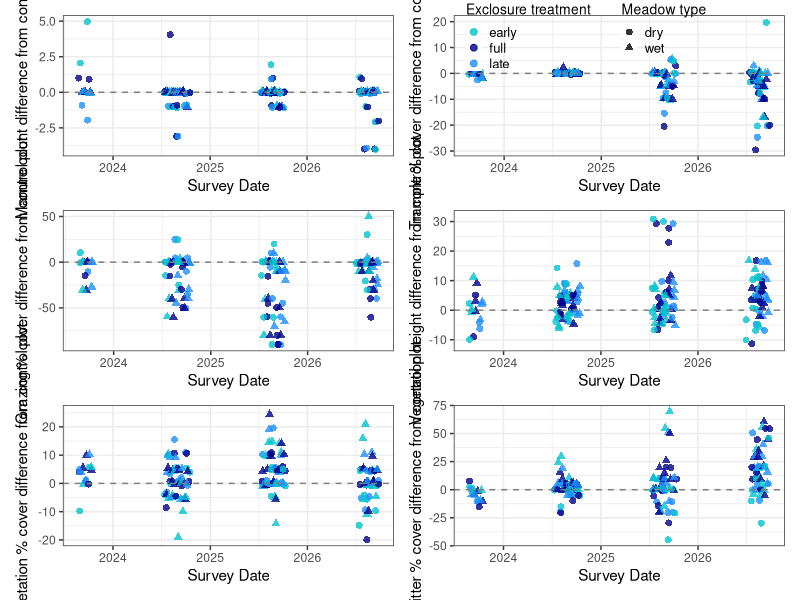
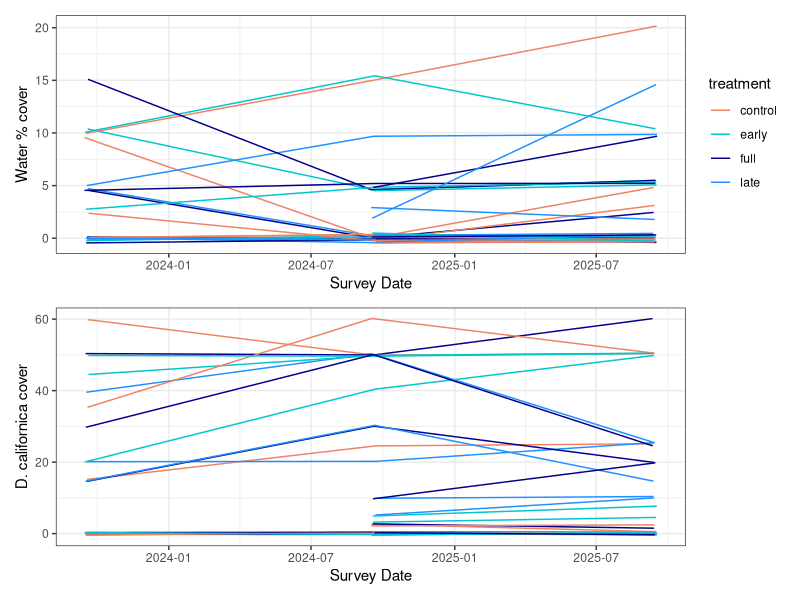
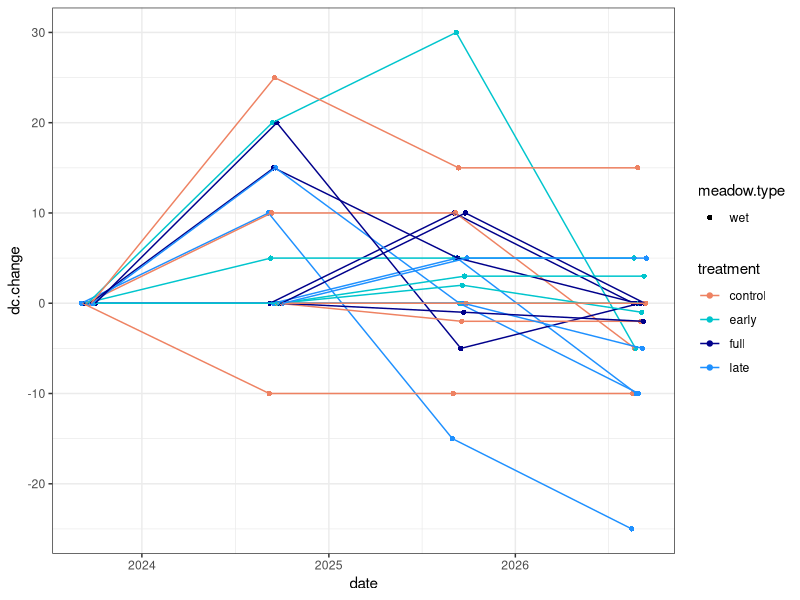
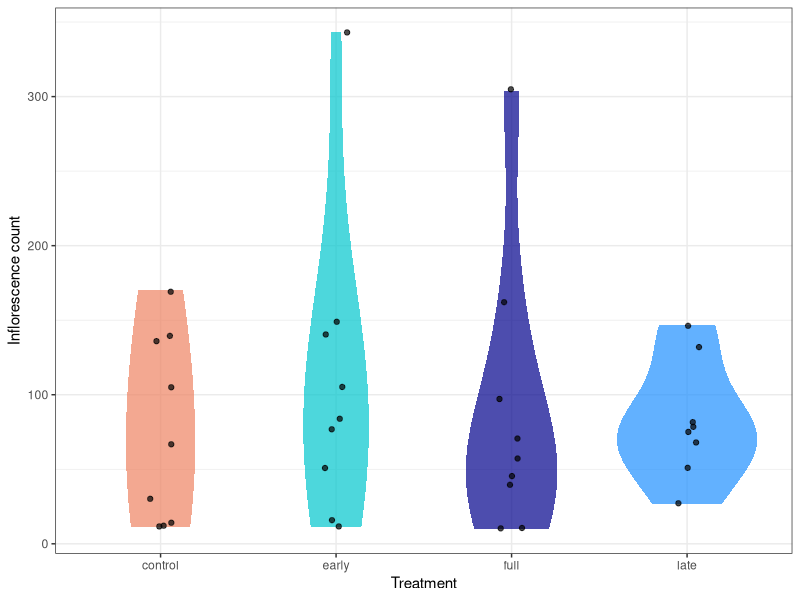
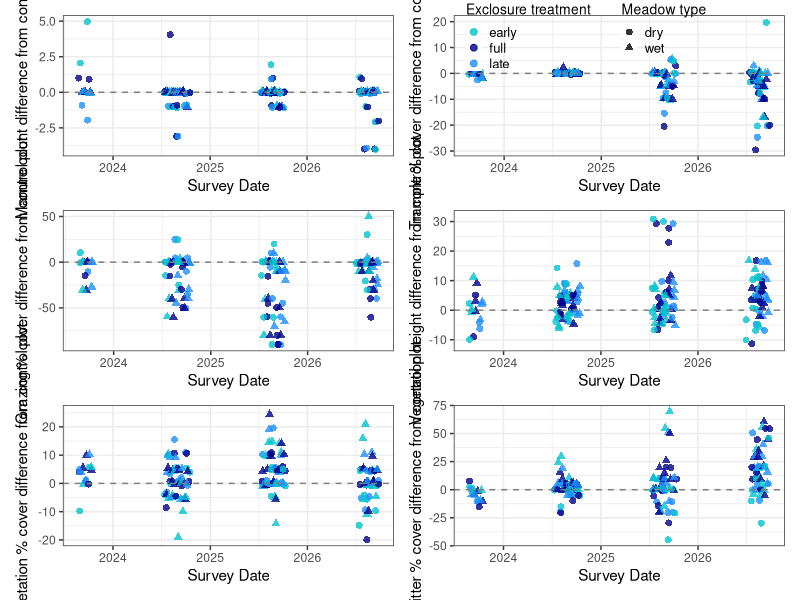
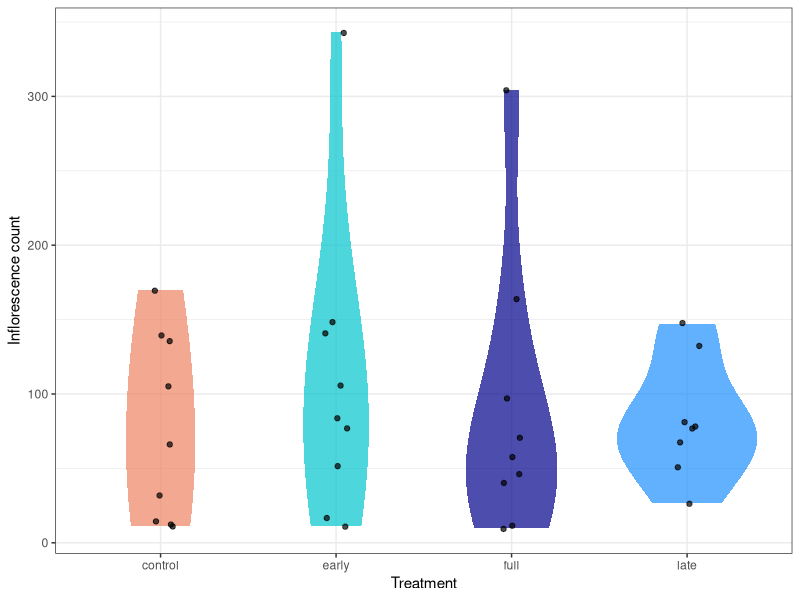

The R source for these figures, in order: (Note: this script raises an error after producing the figures.)
## ---- chunk 1
library(tidyverse)
library(lubridate)
library(lme4)
library(glmmTMB)
library(emmeans)
library(patchwork)

# list of wet meadow vs dry meadow blocks
wet.blocks <- c(2, 3, 5, 6, 8)

cattle.ex <- read.csv("data/SRWC-cattle-exclosure_post-treatment_2026-09-04.csv") %>%
  rename_with(tolower) %>%
  rename(manure.count = x..cowpies, 
         grazed.perc = x..grazed, 
         height.1 = height.1..cm.) %>%
  separate_wider_delim(plot, " ", names = c("position", "treatment")) %>%
  mutate(date = as.Date(date, "%m/%d/%y"),
         plot = paste0(block, position),
         height.mean = (height.1 + height.2 + height.3 + height.4)/4,
         meadow.type = case_when(
           block %in% wet.blocks ~ "wet", 
           TRUE ~ "dry"),
         trample.both = case_when(  # split hoof punch and trampling in 2026, not in previous years
           is.na(hoof_punch) ~ trample,
           TRUE ~ trample + hoof_punch
         ),
         year = year(date),
         timing = case_when(
           month(date) == 9 ~ "end of season",
           month(date) == 8 & day(date) == 31 ~ "end of season",
           TRUE ~ "mid season"
         ),
         watershed = case_when(
           block %in% 1:5 ~ "CM", 
           block %in% 6:9 ~ "RF",
           TRUE ~ NA
         )
  )



# compare versus control in each plot at each time step for height, veg.cover, 
# animal.trample, water, darlingtonia, grazed.perc
cattle.control <- cattle.ex %>%
  group_by(block, date) %>%
  mutate(
    height.control = height.mean[treatment == "control"][1],
    height.diff = height.mean - height.control,
    
    veg.control = veg.cover[treatment == "control"][1],
    veg.diff = veg.cover - veg.control,
    
    litter.control = litter[treatment == "control"][1],
    litter.diff = litter - litter.control,
    
    trample.control = trample.both[treatment == "control"][1],
    trample.diff = trample.both - trample.control,
    
    water.control = water[treatment == "control"][1],
    water.diff = water - water.control,
    
    dc.control = darlingtonia[treatment == "control"][1],
    dc.diff = darlingtonia - dc.control,
    
    grazed.control = grazed.perc[treatment == "control"][1],
    grazed.diff = grazed.perc - grazed.control,
    
    manure.control = manure.count[treatment == "control"][1],
    manure.diff = manure.count - manure.control
  ) %>%
  ungroup()

# Compare to first year data, September visit only for now
# add water for this too?
cattle.change <- cattle.ex %>% 
  filter(timing == "end of season") %>%
  group_by(plot) %>%
  mutate(
    first.date = min(date),
    dc.start = darlingtonia[date == first.date][1],
    dc.change = darlingtonia - dc.start
  )

  
## ---- chunk 2

treat.cols.3 <- c("turquoise3","darkblue","dodgerblue")
treat.cols.4 <- c("salmon2", "turquoise3","darkblue","dodgerblue")

# trampling impact compared to control
p.trample <- cattle.control %>% 
  filter(treatment %in% c("early", "late", "full")) %>%
  ggplot(aes(x = date, y = trample.diff, 
             color = treatment, shape = meadow.type, 
             group = plot)) +
  geom_point(position = position_jitterdodge(dodge.width = 50, jitter.width = 10, jitter.height = 0.5),
             size = 2, alpha = 0.8) +
  geom_hline(yintercept = 0, color = "grey50", linetype = "dashed") +
  scale_color_manual(values = treat.cols.3, name = "Exclosure treatment") +
  scale_shape_manual(values = c(16, 17), name = "Meadow type") +
  xlab("Survey Date") +
  ylab("Trample % cover difference from control plot") +
  theme_bw() +
  theme(legend.box = "horizontal", legend.position = c(0.4, 0.85),
        legend.background = element_rect(fill = "transparent"),
        legend.title = element_text(size = 10),
        legend.text = element_text(size = 9.5),
        legend.key.size = unit(0.4, "cm")) 


# grazed percent compared to control
p.grazed <- cattle.control %>%
  filter(treatment %in% c("early", "late", "full")) %>%
  ggplot(aes(x = date, y = grazed.diff, 
             color = treatment, shape = meadow.type)) +
  geom_point(position = position_jitterdodge(dodge.width = 50, jitter.width = 10, jitter.height = 0.5),
             size = 2, alpha = 0.8) +
  geom_hline(yintercept = 0, color = "grey50", linetype = "dashed") +
  scale_color_manual(values = treat.cols.3, name = "Exclosure treatment") +
  scale_shape_manual(values = c(16, 17), name = "Meadow type") +
  xlab("Survey Date") +
  ylab("Grazing % cover difference from control plot") +
  theme_bw() +
  theme(legend.position = "none")


# veg height compared to control
p.veg.height <- cattle.control %>%
  filter(treatment %in% c("early", "late", "full")) %>%
  ggplot(aes(x = date, y = height.diff, 
             color = treatment, shape = meadow.type)) +
  geom_point(position = position_jitterdodge(dodge.width = 50, jitter.width = 10, jitter.height = 0.5),
             size = 2, alpha = 0.8) +
  geom_hline(yintercept = 0, color = "grey50", linetype = "dashed") +
  scale_color_manual(values = treat.cols.3, name = "Exclosure treatment") +
  scale_shape_manual(values = c(16, 17), name = "Meadow type") +
  xlab("Survey Date") +
  ylab("Vegetation height difference from control plot") +
  theme_bw() +
  theme(legend.position = "none")


# veg cover compared to control
p.veg.cover <- cattle.control %>% 
  filter(treatment %in% c("early", "late", "full")) %>%
  ggplot(aes(x = date, y = veg.diff, 
             color = treatment, shape = meadow.type, group = plot)) +
  geom_point(position = position_jitterdodge(dodge.width = 50, jitter.width = 10, jitter.height = 1),
             size = 2, alpha = 0.8) +
  geom_hline(yintercept = 0, color = "grey50", linetype = "dashed") +
  #  geom_line(position = position_dodge(width = 50)) +
  scale_color_manual(values = treat.cols.3, name = "Exclosure treatment") +
  scale_shape_manual(values = c(16, 17), name = "Meadow type") +
  xlab("Survey Date") +
  ylab("Vegetation % cover difference from control plot") +
  theme_bw() +
  theme(legend.position = "none")

# litter cover compared to control
p.litter <- cattle.control %>% 
  filter(treatment %in% c("early", "late", "full")) %>%
  ggplot(aes(x = date, y = litter.diff, 
             color = treatment, shape = meadow.type, group = plot)) +
  geom_point(position = position_jitterdodge(dodge.width = 50, jitter.width = 10, jitter.height = 1),
             size = 2, alpha = 0.8) +
  geom_hline(yintercept = 0, color = "grey50", linetype = "dashed") +
  #  geom_line(position = position_dodge(width = 50)) +
  scale_color_manual(values = treat.cols.3, name = "Exclosure treatment") +
  scale_shape_manual(values = c(16, 17), name = "Meadow type") +
  xlab("Survey Date") +
  ylab("Litter % cover difference from control plot") +
  theme_bw() +
  theme(legend.position = "none")


# manure count compared to control
p.manure <- cattle.control %>% 
  filter(treatment %in% c("early", "late", "full")) %>%
  ggplot(aes(x = date, y = manure.diff, 
             color = treatment, shape = meadow.type, group = plot)) +
  geom_point(position = position_jitterdodge(dodge.width = 50, jitter.width = 10, jitter.height = 0.1),
             size = 2, alpha = 0.8) +
  geom_hline(yintercept = 0, color = "grey50", linetype = "dashed") +
  #  geom_line(position = position_dodge(width = 50)) +
  scale_color_manual(values = treat.cols.3, name = "Exclosure treatment") +
  scale_shape_manual(values = c(16, 17), name = "Meadow type") +
  xlab("Survey Date") +
  ylab("Manure count difference from control plot") +
  theme_bw() +
  theme(legend.position = c("none"))

# putting plots together
p.manure + p.trample + p.grazed + p.veg.height + p.veg.cover + p.litter +
  plot_layout(nrow = 3)
ggsave(filename = "Figures/cattle-exclosures.pdf", width = 8, height = 10)




# Dc cover raw data through time
p.dc <- cattle.control %>% 
  filter(month(date) == 9) %>%
  ggplot(aes(x = date, y = darlingtonia, 
             color = treatment, shape = meadow.type, group = plot)) +
#  geom_point(position = position_dodge(width = 30)) +
  geom_line(position = position_jitter(width = 3, height = 0.5)) +
  theme_bw() +
  scale_color_manual(values = treat.cols.4) +
  xlab("Survey Date") +
  ylab("D. californica cover") +
  theme(legend.position = "none")

# water cover raw data through time
p.water <- cattle.control %>% 
  filter(month(date) == 9) %>%
  ggplot(aes(x = date, y = water, 
             color = treatment, shape = meadow.type, group = plot)) +
 # geom_point(position = position_jitter(width = 3, height = 1)) +
  geom_line(position = position_jitter(width = 3, height = 0.5)) +
  theme_bw() +
  scale_color_manual(values = treat.cols.4)  +
  xlab("Survey Date") +
  ylab("Water % cover") 

p.water / p.dc
# ggsave(filename = "Figures/cattle-exclosures_water-dc.pdf", width = 6, height = 5.5)

# Dc cover change through time
cattle.change %>%
  filter(meadow.type == "wet") %>%
  ggplot(aes(x = date, y = dc.change, 
             color = treatment, shape = meadow.type, group = plot)) +
  geom_point(position = position_dodge(width = 30)) +
  geom_line(position = position_dodge(width = 30)) +
  theme_bw() +
  scale_color_manual(values = treat.cols.4)




## ---- chunk 3
cattle.control <- cattle.control %>%
  mutate(
    trample.2 = case_when(
      trample.both == 0 ~ 0.001,
      trample.both == 100 ~ 0.999,
      TRUE ~ trample.both/100),
    
    darlingtonia.2 = case_when(
      darlingtonia == 0 ~ 0.001,
      darlingtonia == 100 ~ 0.999,
      TRUE ~ darlingtonia/100),
    
    veg.2 = case_when(
      veg.cover == 0 ~ 0.001,
      veg.cover == 100 ~ 0.999,
      TRUE ~ veg.cover/100),
    
    litter.2 = case_when(
      litter == 0 ~ 0.001,
      litter  == 100 ~ 0.999,
      TRUE ~ litter /100),
    
    water.2 = case_when(
      water == 0 ~ 0.001,
      water == 100 ~ 0.999,
      TRUE ~ water /100),
    
    grazed.2 = case_when(
      grazed.perc== 0 ~ 0.001,
      grazed.perc == 100 ~ 0.999,
      TRUE ~ grazed.perc /100)
    
  )


# grazing across meadow types and years
m.time.grazed <- glmmTMB(grazed.2 ~ treatment + meadow.type + watershed +
                            (1|date) + (1|block/plot),
                  data = cattle.control,
                  family = beta_family(link = "logit"))
summary(m.time.grazed)
emm.time.grazed <- emmeans(m.time.grazed, specs = ~ treatment,
                            type = "response")
emm.time.grazed
contrast(emm.time.grazed, method = "pairwise")

# trampling across meadow types and years
m.time.trample <- glmmTMB(trample.2 ~ treatment + meadow.type + watershed +
                            (1|date) + (1|block/plot),
                  data = cattle.control,
                  family = beta_family(link = "logit"))
summary(m.time.trample)
emm.time.trample <- emmeans(m.time.trample, specs = ~ treatment,
                            type = "response")
emm.time.trample
contrast(emm.time.trample, method = "pairwise")

# trampling split by meadow type
m.time.trample.meadow <- glmmTMB(trample.2 ~ treatment*meadow.type + (1|date) + (1|block/plot),
                  data = cattle.control,
                  family = beta_family(link = "logit"))
summary(m.time.trample.meadow) # interaction not significant

# veg height
m.time.veg <- glmmTMB(height.mean ~ treatment + meadow.type + watershed +
                            (1|date) + (1|block/plot),
                  data = cattle.control)
summary(m.time.veg)
emm.time.veg <- emmeans(m.time.veg, specs = ~ treatment,
                            type = "response")
emm.time.veg
contrast(emm.time.veg, method = "pairwise")

# veg height split by meadow type
m.time.veg.time <- glmmTMB(height.mean ~ treatment * meadow.type + 
                            (1|date) + (1|block/plot),
                  data = cattle.control)
summary(m.time.veg.time) # interaction not significant

# veg cover
m.time.veg <- glmmTMB(veg.2 ~ treatment + meadow.type + watershed +
                            (1|date) + (1|block/plot),
                  data = cattle.control,
                  family = beta_family(link = "logit"))
summary(m.time.veg)
emm.time.veg <- emmeans(m.time.veg, specs = ~ treatment,
                            type = "response")
emm.time.veg
contrast(emm.time.veg, method = "pairwise")

# litter cover
m.time.litter <- glmmTMB(litter.2 ~ treatment + meadow.type + watershed +
                            (1|date) + (1|block/plot),
                  data = cattle.control,
                  family = beta_family(link = "logit"))
summary(m.time.litter)
emm.time.litter <- emmeans(m.time.litter, specs = ~ treatment,
                            type = "response")
emm.time.litter
contrast(emm.time.litter, method = "pairwise")


# darlingtonia cover
m.time.dc <- glmmTMB(darlingtonia.2 ~ treatment + watershed + 
                       (1|date) + (1|block/plot),
                  data = filter(cattle.control, meadow.type == "wet"),
                  family = beta_family(link = "logit"))
emm.time.dc <- emmeans(m.time.dc, specs = ~ treatment)
emm.time.dc
contrast(emm.time.dc, method = "pairwise")

# water cover
m.time.water <- glmmTMB(water.2 ~ treatment + meadow.type + watershed + 
                            (1|date) + (1|block/plot),
                  data = cattle.control,
                  family = beta_family(link = "logit"))
summary(m.time.water )
emm.time.water  <- emmeans(m.time.water , specs = ~ treatment,
                            type = "response")
emm.time.water 
contrast(emm.time.water , method = "pairwise")

# manure count
m.time.manure <- glmmTMB(manure.count ~ treatment + meadow.type + watershed +
                            (1|date) + (1|block/plot),
                  data = filter(cattle.control, timing == "end of season"),
                  family = poisson(link = "log"))
summary(m.time.manure)
emm.time.manure <- emmeans(m.time.manure, specs = ~ treatment,
                            type = "response")
emm.time.manure
contrast(emm.time.manure, method = "pairwise")

# summary averages
cattle.sum <- cattle.control %>%
  group_by(treatment) %>%
  summarise(
    grazed.mean = mean(grazed.perc, na.rm = TRUE),
    trample.mean = mean(trample.both, na.rm = TRUE),
    height.mean = mean(height.mean, na.rm = TRUE),
    veg.mean = mean(veg.cover, na.rm = TRUE),
    litter.mean = mean(litter, na.rm = TRUE),
    dc.mean = mean(darlingtonia, na.rm = TRUE),
    manure.mean = mean(manure.count, na.rm = TRUE)
  )
cattle.sum

cattle.sum.2 <- cattle.control %>%
  filter(timing == "end of season") %>%
  group_by(treatment, year, watershed) %>%
  summarise(
    grazed.mean = mean(grazed.perc, na.rm = TRUE),
    trample.mean = mean(trample.both, na.rm = TRUE),
    height.mean = mean(height.mean, na.rm = TRUE),
    veg.mean = mean(veg.cover, na.rm = TRUE),
    litter.mean = mean(litter, na.rm = TRUE),
    dc.mean = mean(darlingtonia, na.rm = TRUE),
    manure.mean = mean(manure.count, na.rm = TRUE)
  )
View(cattle.sum.2)

## ---- chunk 4
cattle.final <- cattle.ex %>% 
  filter(year == 2026) %>%
  select(block, treatment, timing, x1m_forb_infl, x1m_gram_infl,
         meadow.type, watershed) %>%
  mutate(timing = str_replace_all(timing," ", "_")) %>%
  pivot_wider(names_from = timing, values_from = c(x1m_forb_infl, x1m_gram_infl)) %>%
  mutate(forb_max = pmax(x1m_forb_infl_mid_season, x1m_forb_infl_end_of_season, 
                         na.rm = TRUE),
         gram_max = pmax(x1m_gram_infl_mid_season, x1m_gram_infl_end_of_season, 
                         na.rm = TRUE),
         infl_tot = forb_max + gram_max)


m.forb <- glmmTMB(forb_max ~ treatment + meadow.type + (1|block),
                  data = cattle.final,
                  family = poisson(link = "log"))
summary(m.forb)
emm.forb  <- emmeans(m.forb , specs = ~ treatment,
                            type = "response")
emm.forb
contrast(emm.forb , method = "pairwise")

m.gram <- glmmTMB(gram_max ~ treatment + meadow.type + (1|block),
                  data = cattle.final,
                  family = poisson(link = "log"))
summary(m.gram)
emm.gram  <- emmeans(m.gram , specs = ~ treatment,
                            type = "response")
emm.gram
contrast(emm.gram, method = "pairwise")

m.infl <- glmmTMB(infl_tot ~ treatment + meadow.type + 
                    (1|block),
                  data = cattle.final,
                  family = poisson(link = "log"))
summary(m.infl)
emm.infl  <- emmeans(m.infl , specs = ~ treatment,
                            type = "response")
emm.infl
contrast(emm.infl, method = "pairwise")

m.infl.2 <- glmmTMB(infl_tot ~ treatment + meadow.type + 
                    (1|block),
                  data = cattle.final)
summary(m.infl.2)
emm.infl.2  <- emmeans(m.infl.2 , specs = ~ treatment,
                            type = "response")
emm.infl.2
contrast(emm.infl.2, method = "pairwise")


cattle.final %>%
  ggplot(aes(x = treatment, y = infl_tot, 
             fill = treatment)) +
 geom_violin(alpha = 0.7, linewidth = 0, scale = "count", adjust = 2) +
  geom_point(position = position_jitter(width = 0.07, height = 1),
             alpha = 0.7)  +
  theme_bw() +
  scale_fill_manual(values = treat.cols.4) +
  ylab("Inflorescence count") +
  xlab("Treatment") +
  theme(legend.position = "none")

ggsave("Figures/cattle-exclosure_inf.pdf", width = 5, height = 4)

## ---- chunk 5

# trampling impact raw data
cattle.control %>% 
 # filter(month(date) == 9) %>%
  ggplot(aes(x = date, y = animal.trample, 
             color = treatment, shape = meadow.type, group = plot)) +
  geom_point(position = position_dodge(width = 30)) +
#  geom_line(position = position_dodge(width = 50)) +
  theme_bw() 

# grazed percent raw data
cattle.control %>% 
  ggplot(aes(x = date, y = grazed.perc, 
             color = treatment, shape = meadow.type)) +
  geom_point(position = position_dodge(width = 30)) +
  theme_bw() 

# veg height raw data
cattle.control %>% 
  ggplot(aes(x = date, y = height.mean, 
             color = treatment, shape = meadow.type)) +
  geom_point(position = position_dodge(width = 30)) +
  theme_bw() 

# veg cover raw data
cattle.control %>% 
  ggplot(aes(x = date, y = veg.cover, 
             color = treatment, shape = meadow.type, group = plot)) +
  geom_point(position = position_dodge(width = 30)) +
  theme_bw()

# Dc cover raw data
cattle.control %>% 
  filter(month(date) == 9) %>%
  ggplot(aes(x = date, y = darlingtonia, 
             color = treatment, shape = meadow.type, group = plot)) +
  geom_point(position = position_dodge(width = 30)) +
  geom_line(position = position_dodge(width = 30)) +
  theme_bw() 

# water cover raw data
cattle.control %>% 
  ggplot(aes(x = date, y = water, 
             color = treatment, shape = meadow.type)) +
  geom_point(position = position_dodge(width = 30)) +
  theme_bw() 

## ---- chunk 6

# filter dataset to just final time point
cattle.end <- cattle.control %>% filter(date == "2026-08-31")

# trampling (treatment impact within meadow type)
m.trample <- lmer(trample ~ treatment * meadow.type + (1|block), cattle.end)
emm.trample <- emmeans(m.trample, specs = ~ treatment | meadow.type)
emm.trample
contrast(emm.trample, method = "pairwise")

# trampling (averaged across meadow type)
m.trample <- lmer(trample ~ treatment + meadow.type + (1|block), cattle.end)
emm.trample <- emmeans(m.trample, specs = ~ treatment)
emm.trample
contrast(emm.trample, method = "pairwise")


# vegetation height 
m.height <- lmer(height.mean ~ treatment + meadow.type + (1|block), cattle.end)
emm.height <- emmeans(m.height, specs = ~ treatment )
emm.height
contrast(emm.height, method = "pairwise")


# vegetation cover 
m.veg <- lmer(veg.cover ~ treatment + meadow.type + (1|block), cattle.end)
emm.veg <- emmeans(m.veg, specs = ~ treatment)
emm.veg
contrast(emm.veg, method = "pairwise")

# Darlingtonia (wet meadows only)
cattle.end.wet <- cattle.end %>% filter(meadow.type == "wet")
m.dc <- lmer(darlingtonia ~ treatment + (1|block), cattle.end.wet)
emm.dc <- emmeans(m.dc, specs = ~ treatment)
emm.dc
contrast(emm.dc, method = "pairwise")


# Darlingtonia change
cattle.change.end <- cattle.change %>%
  filter(meadow.type == "wet", date > "2025-09-01")

m.dc.change <- lmer(dc.change ~ treatment + (1|block), cattle.change.end)
emm.dc.change <- emmeans(m.dc.change, specs = ~ treatment)
emm.dc.change
contrast(emm.dc.change, method = "pairwise")
